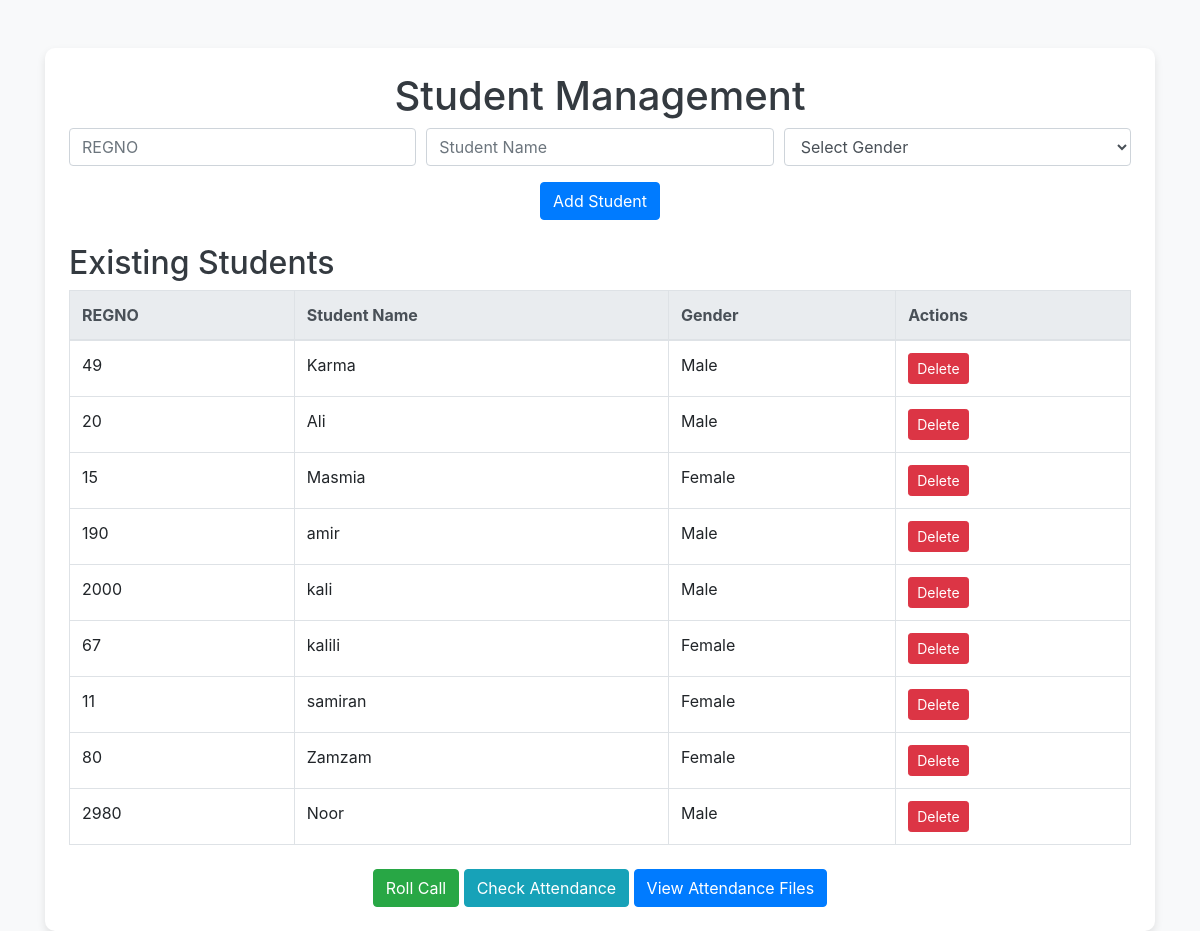
The page / on the database its author committed.
### app.py (models this page shows, shortened)
class Student(db.Model):
    REGNO = db.Column(db.String(10), primary_key=True)
    StudentName = db.Column(db.String(100), nullable=False)
    Gender = db.Column(db.String(10), nullable=False)

### app.py (the view)
@app.route('/')
def home():
    students = Student.query.all()
    return render_template('home.html', students=students)

### templates/home.html (shortened to what this page needs)
<!DOCTYPE html>
<html lang="en">
<head>
    <link rel="stylesheet" href="https://stackpath.bootstrapcdn.com/bootstrap/4.5.2/css/bootstrap.min.css">
</head>
<body>
    <div class="container mt-5">
        <div class="card p-4">
            <h1 class="text-center">Student Management</h1>
            <form action="/add_student" method="post" class="mb-4">
                <div class="form-row">
                    <div class="form-group col-md-4 col-sm-12">
                        <input type="text" class="form-control" name="REGNO" placeholder="REGNO" required>
                    </div>
                    <div class="form-group col-md-4 col-sm-12">
                        <input type="text" class="form-control" name="StudentName" placeholder="Student Name" required>
                    </div>
                    <div class="form-group col-md-4 col-sm-12">
                        <select class="form-control" name="Gender" required>
                            <option value="">Select Gender</option>
                        </select>
                    </div>
                </div>
                <div class="text-center">
                    <button type="submit" class="btn btn-primary">Add Student</button>
                </div>
            </form>
            <h2>Existing Students</h2>
            <div class="table-responsive">
                <table class="table table-bordered mb-4">
                    <thead class="thead-light">
                        <tr>
                            <th>REGNO</th>
                            <th>Student Name</th>
                            <th>Gender</th>
                            <th>Actions</th>
                        </tr>
                    </thead>
                    <tbody>
                        {% for student in students %}
                            <tr>
                                <td>{{ student.REGNO }}</td>
                                <td>{{ student.StudentName }}</td>
                                <td>{{ student.Gender }}</td>
                                <td>
                                    <form action="/delete_student/{{ student.REGNO }}" method="post" style="display:inline;">
                                        <button type="submit" class="btn btn-danger btn-sm">Delete</button>
                                    </form>
                                </td>
                            </tr>
                        {% else %}
                            <tr>
                                <td colspan="4" class="text-center">No students found.</td>
                            </tr>
                        {% endfor %}
                    </tbody>
                </table>
            </div>
            <div class="text-center">
                <a href="/rollcall" class="btn btn-success">Roll Call</a>
                <a href="/check" class="btn btn-info">Check Attendance</a>
                <a href="/files" class="btn btn-primary">View Attendance Files</a>
            </div>
        </div>
    </div>
</body>
</html>

### templates/home.html (style rules this page uses)
body { background-color: #f8f9fa; }
.card { margin-top: 20px; border: none; border-radius: 10px; box-shadow: 0 4px 8px rgba(0, 0, 0, 0.1); }
h1, h2 { color: #343a40; }

### rows shown on the page
Student: REGNO "49", StudentName "Karma", Gender "Male"
Student: REGNO "20", StudentName "Ali", Gender "Male"
Student: REGNO "15", StudentName "Masmia", Gender "Female"
Student: REGNO "190", StudentName "amir", Gender "Male"
Student: REGNO "2000", StudentName "kali", Gender "Male"
Student: REGNO "67", StudentName "kalili", Gender "Female"
Student: REGNO "11", StudentName "samiran", Gender "Female"
Student: REGNO "80", StudentName "Zamzam", Gender "Female"
Student: REGNO "2980", StudentName "Noor", Gender "Male"
